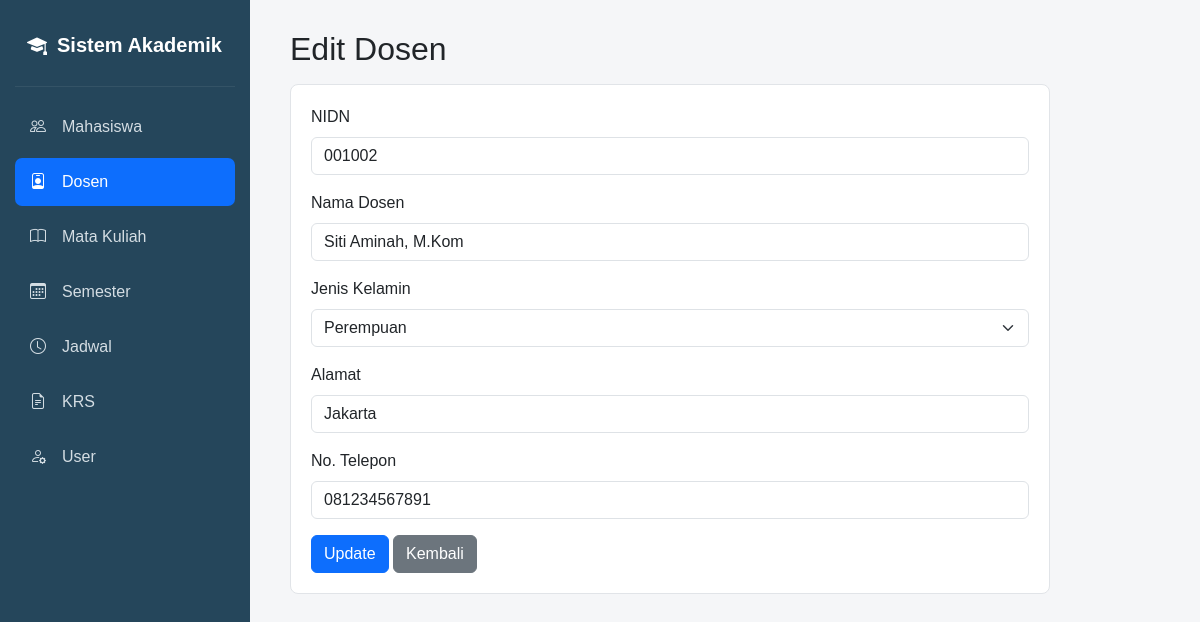
Page /dosen/edit.php?id=2 on the committed database.
### tables this page shows
CREATE TABLE `tbl_dosen` (
  `id_dosen` int(11) NOT NULL,
  `nidn` varchar(20) NOT NULL,
  `nama_dosen` varchar(100) NOT NULL,
  `jenis_kelamin` enum('L','P') DEFAULT NULL,
  `alamat` varchar(200) DEFAULT NULL,
  `no_telp` varchar(20) DEFAULT NULL
);

### dosen/edit.php (the view, shortened to what this page needs)
<?php
require_once "../config/database.php";
$id = (int) ($_GET['id'] ?? 0);
$stmt = mysqli_prepare($conn, "SELECT * FROM tbl_dosen WHERE id_dosen = ?");
mysqli_stmt_bind_param($stmt, "i", $id);
mysqli_stmt_execute($stmt);
$data = mysqli_fetch_assoc(mysqli_stmt_get_result($stmt));
include "../header.php";
include "../sidebar.php";
?>
<h2 class="mb-3">Edit Dosen</h2>
<div class="card-simple form-box">
<form method="POST">
    <div class="mb-3">
        <label class="form-label">NIDN</label>
        <input type="text" name="nidn" class="form-control" value="<?= htmlspecialchars($data['nidn']); ?>" required>
    </div>
    <div class="mb-3">
        <label class="form-label">Nama Dosen</label>
        <input type="text" name="nama_dosen" class="form-control" value="<?= htmlspecialchars($data['nama_dosen']); ?>" required>
    </div>
    <div class="mb-3">
        <label class="form-label">Jenis Kelamin</label>
        <select name="jenis_kelamin" class="form-select">
            <option value="P" <?= $data['jenis_kelamin'] === 'P' ? 'selected' : ''; ?>>Perempuan</option>
        </select>
    </div>
    <div class="mb-3">
        <label class="form-label">Alamat</label>
        <input type="text" name="alamat" class="form-control" value="<?= htmlspecialchars($data['alamat']); ?>" >
    </div>
    <div class="mb-3">
        <label class="form-label">No. Telepon</label>
        <input type="text" name="no_telp" class="form-control" value="<?= htmlspecialchars($data['no_telp']); ?>" >
    </div>
    <button class="btn btn-primary">Update</button>
    <a href="index.php" class="btn btn-secondary">Kembali</a>
</form>
</div>
<?php include "../footer.php"; ?>

### assets/css/style.css (style rules this page uses)
body { margin: 0; background: #f5f6f8; font-family: Arial, sans-serif; }
.card-simple { background: #fff; border: 1px solid #e1e4e8; border-radius: 8px; padding: 20px; }
.form-box { max-width: 760px; }

### rows in the picture
tbl_dosen: nidn "001002", nama_dosen "Siti Aminah, M.Kom", jenis_kelamin "Perempuan", alamat "Jakarta", no_telp "081234567891"
